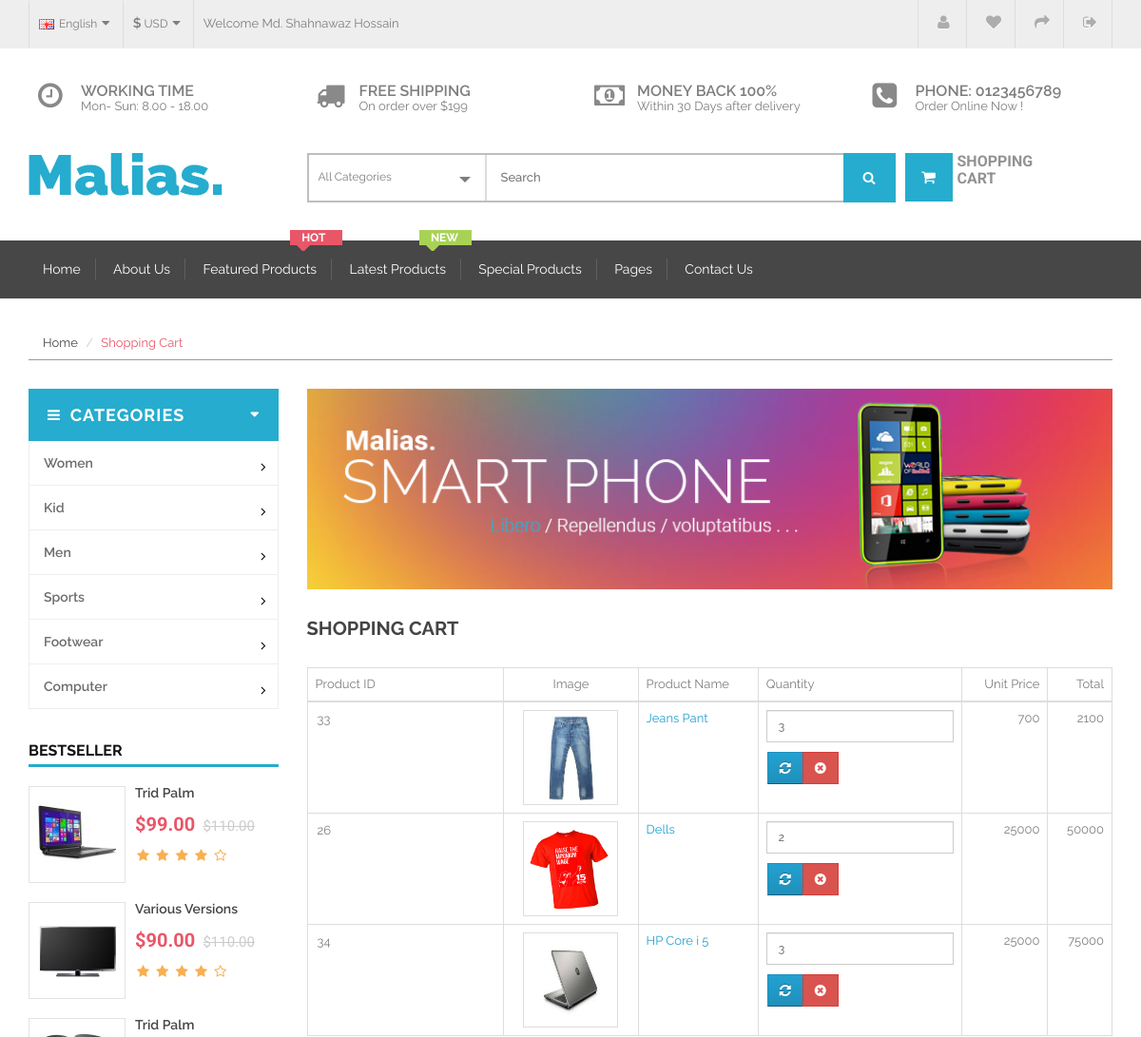
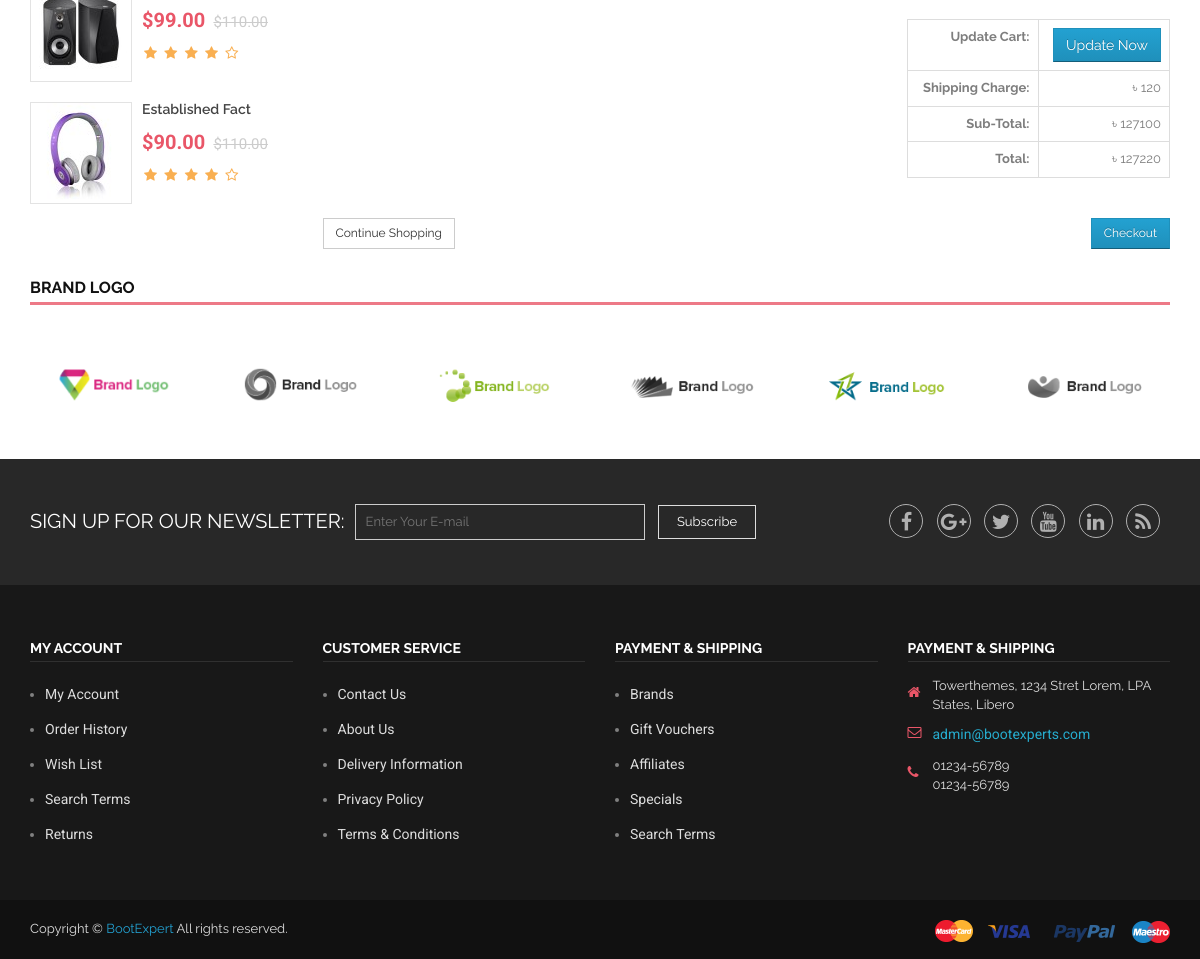
/cart.php (signed in), run on the app's committed database (2 pictures, top to bottom).
### tables this page shows
CREATE TABLE `category` (
  `cat_id` int(11) NOT NULL,
  `cat_name` varchar(32) NOT NULL,
  `cat_status` enum('Active','Inactive') NOT NULL DEFAULT 'Active',
  `cat_serial` int(11) DEFAULT '0'
);

CREATE TABLE `shopcart` (
  `cart_id` int(11) NOT NULL,
  `cust_id` int(11) NOT NULL,
  `temp_cust_id` varchar(128) DEFAULT NULL,
  `prod_id` int(11) NOT NULL,
  `prod_qty` int(11) NOT NULL
);

CREATE TABLE `product` (
  `prod_id` int(11) NOT NULL,
  `prod_name` varchar(128) NOT NULL,
  `prod_cat_id` int(11) NOT NULL,
  `prod_subcat_id` int(11) NOT NULL,
  `prod_price` double NOT NULL,
  `prod_short_desc` text NOT NULL,
  `prod_details` text NOT NULL,
  `prod_status` enum('Active','Inactive') NOT NULL DEFAULT 'Active',
  `prod_stock` int(11) NOT NULL,
  `prod_is_featured` enum('Yes','No') NOT NULL,
  `prod_is_latest` enum('Yes','No') NOT NULL,
  `prod_pic_1` text,
  `prod_pic_2` text,
  `prod_pic_3` text
);

### control/control.php (called while the page is built, shortened)
<?php
class Control
{
	public $conn;
	public function __construct()
	{
		$this->conn = new PDO('mysql:host=localhost;dbname=superstore;charset=utf8', 'root', '');
		$this->conn->setAttribute(PDO::ATTR_ERRMODE, PDO::ERRMODE_EXCEPTION);
		$this->conn->setAttribute(PDO::ATTR_EMULATE_PREPARES, false);
	}
	public function get_data($table_name, $column_name = null, $column_value = null)
	{
		if( empty($column_name) && empty($column_value) )
		{
			$query = $this->conn->prepare("
				SELECT * FROM `$table_name`
			");
			$query->execute();
		}
		else
		{
			$query = $this->conn->prepare("
				SELECT * FROM `$table_name` WHERE `$column_name`=:COL_VALUE
			");
			$valToBind = array(
				':COL_VALUE' => $column_value
			);
			$query->execute($valToBind);
		}
		$usersList = $query->fetchAll(PDO::FETCH_ASSOC);
		$totalRows = $query->rowCount();
		if($totalRows > 0)
			return array("status" => true, "data" => $usersList);
		else
			return array("status" => false);
	}
	public function get_cartdata($cust_id)
	{
		$query = $this->conn->prepare("
			SELECT shopcart.*, product.prod_id, product.prod_name, product.prod_pic_1, product.prod_price
			FROM shopcart INNER JOIN product
			ON shopcart.prod_id = product.prod_id
			WHERE shopcart.cust_id = '$cust_id'
		");
		$query->execute();
		$dataList = $query->fetchAll(PDO::FETCH_ASSOC);
		$totalRows = $query->rowCount();
		if($totalRows > 0)
			return array("status" => true, "data" => $dataList);
		else
			return array("status" => false);
	}
}
$control = new Control();
?>

### cart.php (the view, shortened to what this page needs)
<?php
require_once("control/control.php");
?>
<?php include("view/header.php"); ?>
		<header class="header-area">
		<?php include("view/header-top.php"); ?>
		<?php include("view/header-middle.php"); ?>
		<?php include("view/main-menu.php"); ?>
		</header>
		<section class="page-content">
			<div class="container">
	            <div class="row">
					<div class="col-md-12">
						<ul class="page-menu">
							<li><a href="index.html">Home</a></li>
							<li class="active"><a href="#">Shopping Cart</a></li>
						</ul>
					</div>
				</div>
				<div class="row">
					<div class="col-md-3">
	                   <?php include("view/category-menu.php"); ?>
						<div class="small-product-area carosel-navigation  hidden-sm hidden-xs">
							<div class="row">
								<div class="col-md-12">
									<div class="area-title">
										<h3 class="title-group gfont-1">Bestseller</h3>
									</div>
								</div>
							</div>
							<div class="row">
								<div class="active-bestseller sidebar">
									<div class="col-xs-12">
										<div class="single-product">
											<div class="product-img">
												<a href="#">
													<img class="primary-img" src="img/product/small/1.jpg" alt="Product">
												</a>
											</div>
											<div class="product-description">
												<h5><a href="#">Trid Palm</a></h5>
												<div class="price-box">
													<span class="price">$99.00</span>
													<span class="old-price">$110.00</span>
												</div>
												<span class="rating">
													<i class="fa fa-star"></i>
													<i class="fa fa-star"></i>
													<i class="fa fa-star"></i>
													<i class="fa fa-star"></i>
													<i class="fa fa-star-o"></i>
												</span>
											</div>
										</div>
										<div class="single-product">
											<div class="product-img">
												<a href="#">
													<img class="primary-img" src="img/product/small/2.jpg" alt="Product">
												</a>
											</div>
											<div class="product-description">
												<h5><a href="#">Various Versions</a></h5>
												<div class="price-box">
													<span class="price">$90.00</span>
													<span class="old-price">$110.00</span>
												</div>
												<span class="rating">
													<i class="fa fa-star"></i>
													<i class="fa fa-star"></i>
													<i class="fa fa-star"></i>
													<i class="fa fa-star"></i>
													<i class="fa fa-star-o"></i>
												</span>
											</div>
										</div>
										<div class="single-product">
											<div class="product-img">
												<a href="#">
													<img class="primary-img" src="img/product/small/3.jpg" alt="Product">
												</a>
											</div>
											<div class="product-description">
												<h5><a href="#">Trid Palm</a></h5>
												<div class="price-box">
													<span class="price">$99.00</span>
													<span class="old-price">$110.00</span>
												</div>
												<span class="rating">
													<i class="fa fa-star"></i>
													<i class="fa fa-star"></i>
													<i class="fa fa-star"></i>
													<i class="fa fa-star"></i>
													<i class="fa fa-star-o"></i>
												</span>
											</div>
										</div>
										<div class="single-product">
											<div class="product-img">
												<a href="#">
													<img class="primary-img" src="img/product/small/4.jpg" alt="Product">
												</a>
											</div>
											<div class="product-description">
												<h5><a href="#">Established Fact</a></h5>
												<div class="price-box">
													<span class="price">$90.00</span>
													<span class="old-price">$110.00</span>
												</div>
												<span class="rating">
													<i class="fa fa-star"></i>
													<i class="fa fa-star"></i>
													<i class="fa fa-star"></i>
													<i class="fa fa-star"></i>
													<i class="fa fa-star-o"></i>
												</span>
											</div>
										</div>
									</div>
								</div>
							</div>
						</div>
					</div>
					<div class="col-md-9">
						<div class="product-banner">
							<div class="row">
								<div class="col-xs-12">
									<div class="banner">
										<a href="#"><img src="img/banner/12.jpg" alt="Product Banner"></a>
									</div>
								</div>
							</div>
						</div>
						<div class="shopping-cart">
							<div class="row">
								<div class="col-md-12">
									<div class="cart-title">
										<h2 class="entry-title">Shopping Cart</h2>
									</div>
									<div class="table-responsive">
										<table class="table table-bordered">
											<thead>
												<tr>
													<td class="text-left">Product ID</td>
													<td class="text-center">Image</td>
													<td class="text-left">Product Name</td>
													<td class="text-left">Quantity</td>
													<td class="text-right">Unit Price</td>
													<td class="text-right">Total</td>
												</tr>
											</thead>
											<tbody>
<?php
	@$shopcart = $control->get_cartdata($_SESSION['SSC_cust_id']);
	$subTotal = 0;
	if($shopcart['status'] == false)
	{
		echo "Your Cart is Empty! Shop now!";
	}
	else
		foreach($shopcart['data'] AS $eachProduct)
		{
			echo '
			<tr>
			<form method="post" action="">
				<td class="text-left"><input name="prod_id" value="'.$eachProduct['prod_id'].'" style="border: none;" readonly></td>
				<td class="text-center">
					<a href="details?id='.$eachProduct['prod_id'].'"><img style="height:100px; width: 100px;" class="img-thumbnail" src="'.URL_PRODUCT_IMAGE . $eachProduct['prod_pic_1'].'" alt="#" /></a>
				</td>
				<td class="text-left">
					<a href="details?id='.$eachProduct['prod_id'].'">'.$eachProduct['prod_name'].'</a>
				</td>
				<td class="text-left">
					<div class="btn-block cart-put">
						<input name="prod_qty" class="form-control" type="number" value="'.$eachProduct['prod_qty'].'" />
						<div class="input-group-btn cart-buttons">
							<button name="update_cart" class="btn btn-primary" type="submit" title="Update">
								<i class="fa fa-refresh"></i>
							</button>
							<button class="btn btn-danger" data-toggle="tooltip" title="Remove">
								<i class="fa fa-times-circle"></i>
							</button>
						</div>
					</div>
				</td>
			</form>
				<td class="text-right">'.$eachProduct['prod_price'].'</td>
				<td class="text-right">'.($eachProduct['prod_qty']* $eachProduct['prod_price']).'</td>
			</tr>
			';
			$rowTotal = $eachProduct['prod_qty']* $eachProduct['prod_price'];
			$subTotal = $subTotal + $rowTotal;
		}
?>
											</tbody>
										</table>
									</div>
									<div class="row">
										<div class="col-sm-4 col-sm-offset-8">
											<table class="table table-bordered">
												<tbody>
													<tr>
														<td class="text-right">
															<strong>Update Cart:</strong>
														</td>
														<td class="text-right">
															<button name="update_cart_now" class="btn btn-primary">Update Now</button>
														</td>
													</tr>
													<tr>
														<td class="text-right">
															<strong>Shipping Charge:</strong>
														</td>
														<td class="text-right"><?php echo DATA_CURRENCY_SYMBOL . " " . DATA_SHIPPING_CHARGE; ?></td>
													</tr>
													<tr>
														<td class="text-right">
															<strong>Sub-Total:</strong>
														</td>
														<td class="text-right"><?php echo DATA_CURRENCY_SYMBOL . " " . $subTotal; ?></td>
													</tr>
													<tr>
														<td class="text-right">
															<strong>Total:</strong>
														</td>
														<td class="text-right"><?php echo DATA_CURRENCY_SYMBOL . " " . (DATA_SHIPPING_CHARGE + $subTotal);
														$_SESSION['TOTAL_PRICE']=(DATA_SHIPPING_CHARGE + $subTotal);?></td>
													</tr>
												</tbody>
											</table>
										</div>
									</div>
									<div class="shopping-checkout">
										<a href="index" class="btn btn-default pull-left">Continue Shopping</a>
										<a href="checkout" class="btn btn-primary pull-right">Checkout</a>
									</div>
								</div>
							</div>
						</div>
					</div>
				</div>
			</div>
		<?php include("view/brand-logo.php"); ?>
		<?php include("view/subscribe.php"); ?>
		</section>
		<?php include("view/footer.php"); ?>

### view/category-menu.php (shortened to what this page needs)
<?php
require_once("control/control.php");
?>
<div class="left-category-menu hidden-sm hidden-xs">
           <div class="left-product-cat">
               <div class="category-heading">
                   <h2>categories</h2>
               </div>
               <div class="category-menu-list">
                   <ul>
					<?php
					$category = $control->get_data("category");
						?>
						<?php
						foreach($category['data'] AS $eachCategory)
						{
							echo '<li class="arrow-plus">
								<a>'.$eachCategory['cat_name'].'</a>';
							echo '</li>';
						}
						?>
                   </ul>
               </div>
           </div>
       </div>

### data on the page
category: cat_name "Women"
category: cat_name "Kid"
category: cat_name "Men"
category: cat_name "Sports"
category: cat_name "Footwear"
category: cat_name "Computer"
shopcart: prod_id "33", prod.prod_pic_1 (picture), prod.prod_name "Jeans Pant", prod_qty "3", prod.prod_price "700", $eachProduct['prod_qty']*$eachProduct['prod_price'] "2100"
shopcart: prod_id "26", prod.prod_pic_1 (picture), prod.prod_name "Dells", prod_qty "2", prod.prod_price "25000", $eachProduct['prod_qty']*$eachProduct['prod_price'] "50000"
shopcart: prod_id "34", prod.prod_pic_1 (picture), prod.prod_name "HP Core i 5", prod_qty "3", prod.prod_price "25000", $eachProduct['prod_qty']*$eachProduct['prod_price'] "75000"

### other printed values
DATA_CURRENCY_SYMBOL "৳"
DATA_SHIPPING_CHARGE "120"
$subTotal "127100"
DATA_SHIPPING_CHARGE + $subTotal "127220"
